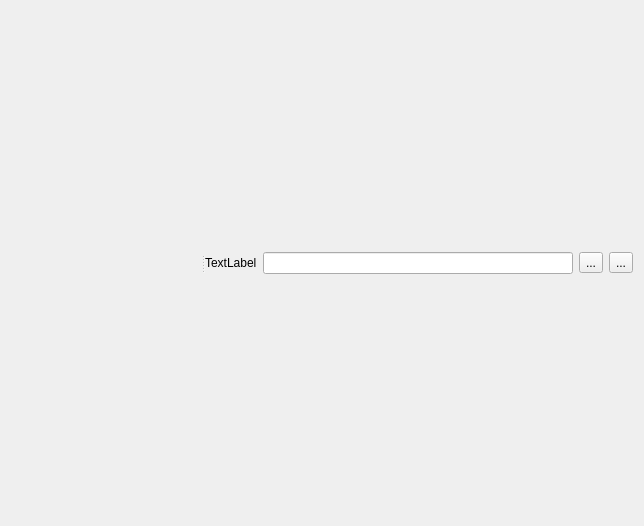
<?xml version="1.0" encoding="UTF-8"?>
<ui version="4.0">
 <class>ReosDssWidget</class>
 <widget class="QWidget" name="ReosDssWidget">
  <property name="geometry">
   <rect>
    <x>0</x>
    <y>0</y>
    <width>644</width>
    <height>526</height>
   </rect>
  </property>
  <property name="windowTitle">
   <string>Form</string>
  </property>
  <layout class="QVBoxLayout" name="verticalLayout_2">
   <item>
    <widget class="QSplitter" name="splitter">
     <property name="orientation">
      <enum>Qt::Horizontal</enum>
     </property>
     <widget class="QWidget" name="widget" native="true"/>
     <widget class="QWidget" name="verticalLayoutWidget">
      <layout class="QVBoxLayout" name="verticalLayout">
       <item>
        <layout class="QHBoxLayout" name="horizontalLayout">
         <property name="topMargin">
          <number>0</number>
         </property>
         <item>
          <widget class="QLabel" name="label">
           <property name="text">
            <string>TextLabel</string>
           </property>
          </widget>
         </item>
         <item>
          <widget class="QLineEdit" name="lineEdit">
           <property name="readOnly">
            <bool>false</bool>
           </property>
          </widget>
         </item>
         <item>
          <widget class="QToolButton" name="toolButton">
           <property name="text">
            <string>...</string>
           </property>
          </widget>
         </item>
         <item>
          <widget class="QToolButton" name="toolButton_2">
           <property name="text">
            <string>...</string>
           </property>
          </widget>
         </item>
        </layout>
       </item>
      </layout>
     </widget>
    </widget>
   </item>
  </layout>
 </widget>
 <resources/>
 <connections/>
</ui>
